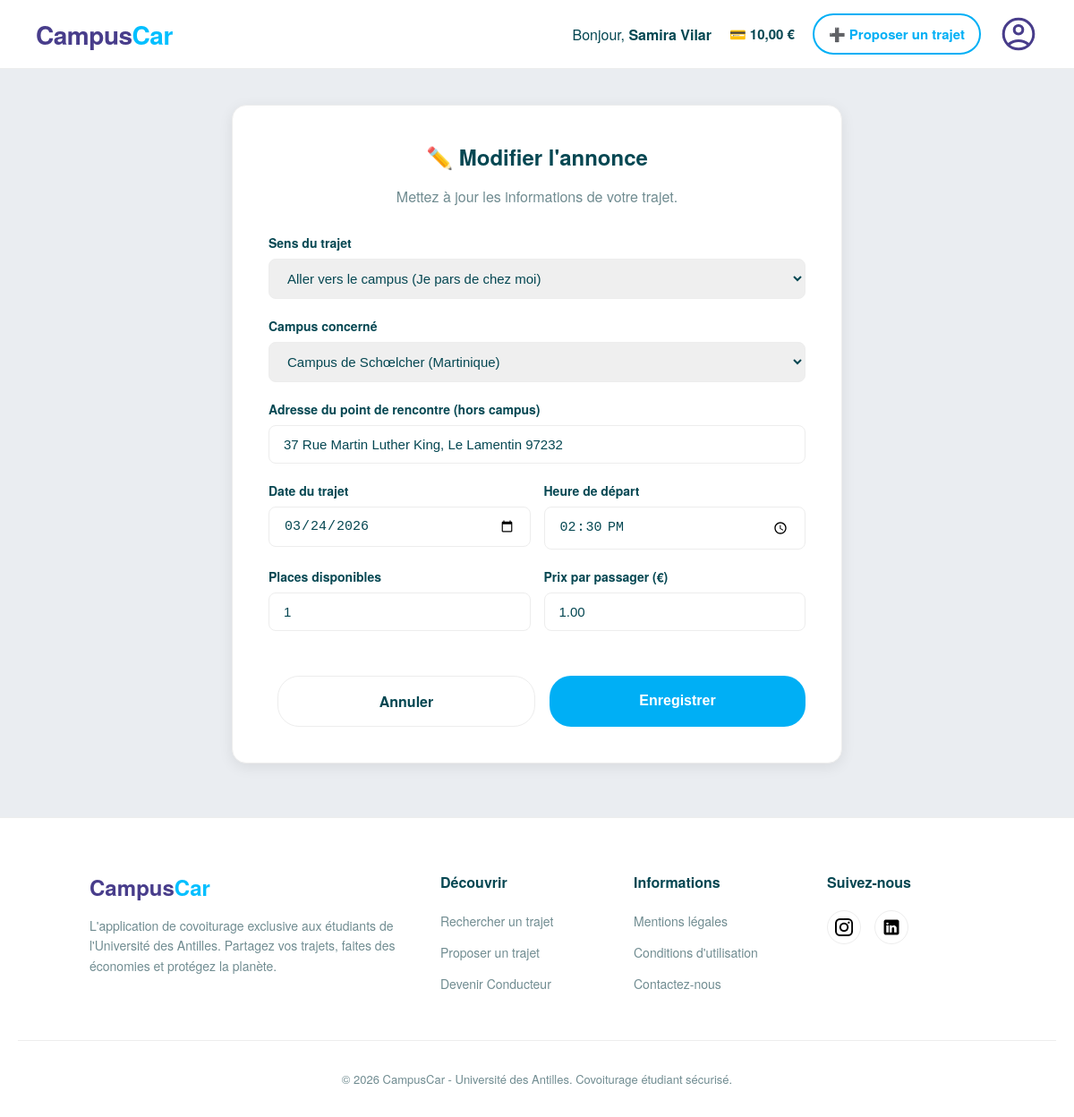
The page /index.php?action=modifier_trajet&id=1 (signed in) on the database its author committed.
### tables this page shows
CREATE TABLE IF NOT EXISTS `trajet` (
  `id_trajet` int NOT NULL AUTO_INCREMENT,
  `date_heure` timestamp NOT NULL,
  `prix_course` decimal(5,2) DEFAULT NULL,
  `places_dispo` int DEFAULT NULL,
  `id_conducteur` int NOT NULL,
  `adresse_exterieure` varchar(150) NOT NULL,
  `latitude` decimal(10,8) DEFAULT NULL,
  `longitude` decimal(11,8) DEFAULT NULL,
  `sens_trajet` varchar(20) NOT NULL,
  `id_campus_cible` int NOT NULL,
  PRIMARY KEY (`id_trajet`),
  UNIQUE KEY `id_trajet` (`id_trajet`),
  KEY `id_conducteur` (`id_conducteur`),
  KEY `id_campus_cible` (`id_campus_cible`)
);

CREATE TABLE IF NOT EXISTS `campus` (
  `id_campus` int NOT NULL AUTO_INCREMENT,
  `nom_campus` varchar(100) NOT NULL,
  `commune` varchar(100) NOT NULL,
  `code_postal` varchar(5) DEFAULT NULL,
  `pole_geographique` varchar(50) DEFAULT NULL,
  `latitude` decimal(9,6) DEFAULT NULL,
  `longitude` decimal(9,6) DEFAULT NULL,
  PRIMARY KEY (`id_campus`),
  UNIQUE KEY `id_campus` (`id_campus`)
);

### controllers/TrajetController.php (called while the page is built, shortened)
<?php
require_once __DIR__ . '/../models/TrajetModel.php';
class TrajetController {
    public function showModifierTrajet() {
        $id_trajet = $_GET['id'] ?? null;
        $trajetModel = new TrajetModel();
        $trajet = $trajetModel->getTrajetById($id_trajet, $_SESSION['user_id']);
        require_once __DIR__ . '/../models/CampusModel.php';
        $campusModel = new CampusModel();
        $liste_campus = $campusModel->getTousLesCampus();
        require_once __DIR__ . '/../views/modifier_trajet.php';
    }
}
?>

### models/TrajetModel.php (called while the page is built, shortened)
<?php
require_once __DIR__ . '/Database.php';
class TrajetModel {
    private $conn;
    public function __construct() {
        $database = new Database();
        $this->conn = $database->getConnection();
    }
    public function getTrajetById($id_trajet, $id_utilisateur) {
        $sql = "
            SELECT t.*, c.nom_campus, c.pole_geographique,
                   u.prenom as conducteur_prenom, u.nom as conducteur_nom, u.note_moyenne_calc,
                   (SELECT COUNT(*) FROM reserver WHERE id_trajet = t.id_trajet) as nb_passagers,
                   (SELECT COUNT(*) FROM evaluer WHERE id_evalue = t.id_conducteur) as nb_avis,
                   (SELECT AVG(note_etoiles) FROM evaluer WHERE id_evalue = t.id_conducteur) as vraie_note
            FROM trajet t
            JOIN campus c ON t.id_campus_cible = c.id_campus
            JOIN utilisateur u ON t.id_conducteur = u.id_utilisateur
            WHERE t.id_trajet = :id_trajet LIMIT 1
        ";
        $stmt = $this->conn->prepare($sql);
        $stmt->bindParam(':id_trajet', $id_trajet, PDO::PARAM_INT);
        $stmt->execute();
        $trajet = $stmt->fetch(PDO::FETCH_ASSOC);
        if ($trajet) {
            $trajet['is_driver'] = ($trajet['id_conducteur'] == $id_utilisateur);
            $sql_pass = "SELECT id_reservation FROM reserver WHERE id_trajet = :id_trajet AND id_passager = :id_passager LIMIT 1";
            $stmt_pass = $this->conn->prepare($sql_pass);
            $stmt_pass->bindParam(':id_trajet', $id_trajet, PDO::PARAM_INT);
            $stmt_pass->bindParam(':id_passager', $id_utilisateur, PDO::PARAM_INT);
            $stmt_pass->execute();
            $trajet['is_passenger'] = ($stmt_pass->rowCount() > 0);
        }
        return $trajet;
    }
}
?>

### models/Database.php (called while the page is built, shortened)
<?php
class Database {
    private $host = "localhost";
    private $db_name = "campuscar";
    private $username = "root";
    private $password = "";
    public function getConnection() {
        $this->conn = null;
        try {
            $this->conn = new PDO("mysql:host=" . $this->host . ";dbname=" . $this->db_name . ";charset=utf8", $this->username, $this->password);
            $this->conn->setAttribute(PDO::ATTR_ERRMODE, PDO::ERRMODE_EXCEPTION);
        } catch(PDOException $exception) {
            echo "Erreur de connexion : " . $exception->getMessage();
        }
        return $this->conn;
    }
}
?>

### models/CampusModel.php (called while the page is built)
<?php
require_once __DIR__ . '/Database.php';
class CampusModel {
    private $conn;
    public function __construct() {
        $database = new Database();
        $this->conn = $database->getConnection();
    }
    public function getTousLesCampus() {
        $query = "SELECT id_campus, nom_campus, pole_geographique FROM CAMPUS ORDER BY pole_geographique DESC, nom_campus ASC";
        $stmt = $this->conn->prepare($query);
        $stmt->execute();
        return $stmt->fetchAll(PDO::FETCH_ASSOC);
    }
}
?>

### views/modifier_trajet.php (the view, shortened to what this page needs)
<?php include __DIR__ . '/layout/header.php'; ?>
<main>
    <div class="form-container">
        <h2>✏️ Modifier l'annonce</h2>
        <p style="text-align: center; color: var(--bbc-gris-texte); margin-bottom: 30px;">Mettez à jour les informations de votre trajet.</p>
        <form action="index.php?action=process_modifier_trajet" method="POST">
            <div class="form-group">
                <label>Sens du trajet</label>
                <select name="sens_trajet" required>
                    <option value="vers campus" <?= $trajet['sens_trajet'] == 'vers campus' ? 'selected' : '' ?>>Aller vers le campus (Je pars de chez moi)</option>
                </select>
            </div>
            <div class="form-group">
                <label>Campus concerné</label>
                <select name="campus" required>
                    <?php foreach ($liste_campus as $c): ?>
                        <option value="<?= htmlspecialchars($c['id_campus']) ?>" <?= $trajet['id_campus_cible'] == $c['id_campus'] ? 'selected' : '' ?>>
                            <?= htmlspecialchars($c['nom_campus']) ?> (<?= htmlspecialchars($c['pole_geographique']) ?>)
                        </option>
                    <?php endforeach; ?>
                </select>
            </div>
            <div class="form-group">
                <label>Adresse du point de rencontre (hors campus)</label>
                <input type="text" name="adresse" list="liste-communes" value="<?= htmlspecialchars($trajet['adresse_exterieure']) ?>" required autocomplete="off">
            </div>
            <?php
                $date_pre_remplie = date('Y-m-d', strtotime($trajet['date_heure']));
                $heure_pre_remplie = date('H:i', strtotime($trajet['date_heure']));
            ?>
            <div class="grid-2-cols">
                <div class="form-group">
                    <label>Date du trajet</label>
                    <input type="date" name="date_trajet" min="<?= date('Y-m-d') ?>" value="<?= $date_pre_remplie ?>" required>
                </div>
                <div class="form-group">
                    <label>Heure de départ</label>
                    <input type="time" name="heure_trajet" value="<?= $heure_pre_remplie ?>" required>
                </div>
            </div>
            <div class="grid-2-cols">
                <div class="form-group">
                    <label>Places disponibles</label>
                    <input type="number" name="places_dispo" min="1" max="4" value="<?= htmlspecialchars($trajet['places_dispo']) ?>" required>
                </div>
                <div class="form-group">
                    <label>Prix par passager (€)</label>
                    <input type="number" name="prix_course" min="0" max="5" step="0.50" value="<?= htmlspecialchars($trajet['prix_course']) ?>" required>
                </div>
            </div>
            <div style="display: flex; gap: 16px; margin-top: 30px;">
                <a href="index.php?action=trajet_details&id=<?= $trajet['id_trajet'] ?>" class="btn-submit" style="flex: 1; background-color: var(--blanc); color: var(--bbc-fonce); text-align: center; text-decoration: none; border: 1px solid var(--bordure);">Annuler</a>
                <button type="submit" class="btn-submit" style="flex: 1; margin: 0;">Enregistrer</button>
            </div>
        </form>
    </div>
</main>
<?php include __DIR__ . '/layout/footer.php'; ?>

### assets/css/style.css (style rules this page uses)
:root { --bbc-bleu-vif: #00aff5; --bbc-bleu-hover: #008cc5; --bbc-fonce: #054752; --bbc-gris-texte: #708c91; --bbc-fond: #ffffff; --blanc: #ffffff; --bordure: #ededed; }
body { margin: 0; padding: 0; font-family: 'Helvetica Neue', Helvetica, Arial, sans-serif; background-color: #eaedf1; color: var(--bbc-fonce); }
.btn-submit { background-color: var(--bbc-bleu-vif); color: var(--blanc); border: none; padding: 16px 32px; font-size: 16px; font-weight: 700; border-radius: 24px; cursor: pointer; transition: background-color 0.2s; margin-left: 10px; }

### views/modifier_trajet.php (style rules this page uses)
.form-container { background-color: var(--blanc); padding: 40px; border-radius: 16px; box-shadow: 0 4px 16px rgba(0,0,0,0.08); width: 100%; max-width: 600px; margin: 40px auto; border: 1px solid var(--bordure); }
.form-container h2 { color: var(--bbc-fonce); text-align: center; margin-top: 0; margin-bottom: 10px; font-weight: 800; font-size: 24px; }
.form-group { margin-bottom: 20px; }
.form-group label { display: block; margin-bottom: 8px; font-weight: 700; color: var(--bbc-fonce); font-size: 14px; }
.form-group input, .form-group select { width: 100%; padding: 12px 16px; border: 1px solid var(--bordure); border-radius: 8px; box-sizing: border-box; font-size: 15px; color: var(--bbc-fonce); transition: border-color 0.2s; }
.grid-2-cols { display: grid; grid-template-columns: 1fr 1fr; gap: 15px; }

### rows shown on the page
trajet: sens_trajet "Aller vers le campus (Je pars de chez moi)", campus "Campus de Schœlcher (Martinique)", adresse "37 Rue Martin Luther King, Le Lamentin 97232", date_trajet "03/24/2026", heure_trajet "14:30", places_dispo "1", prix_course "1.00"

### other values the page prints
$_SESSION['user_nom'] "Samira Vilar"
$_SESSION['user_solde'] "10,00"
